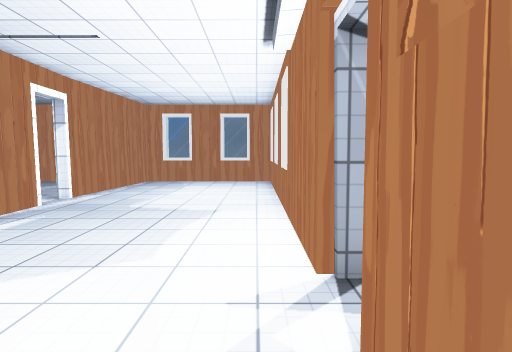
[1] (above)

18 first-person views from a walk through a scene from a Unity 3-D project. The camera is 1.4 m above the floor, tilts 4° down and sees 75° across. The floor is counted in squares, 1 m on a side. Each view is taken from the middle of a square. On the plan, view 1 faces up. The plan holds only what a view shows up to about 15 squares ahead; the rest is blank. The place goes on beyond the plan. The player character is not drawn. Some surface patterns are stand-ins.

[2]
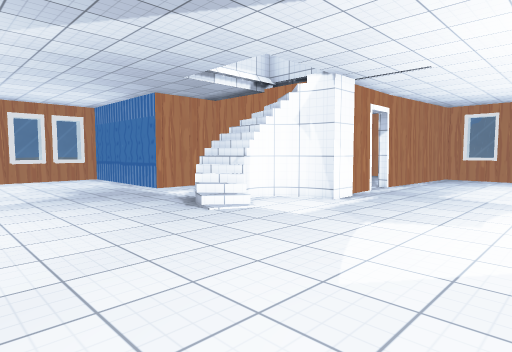

[3]
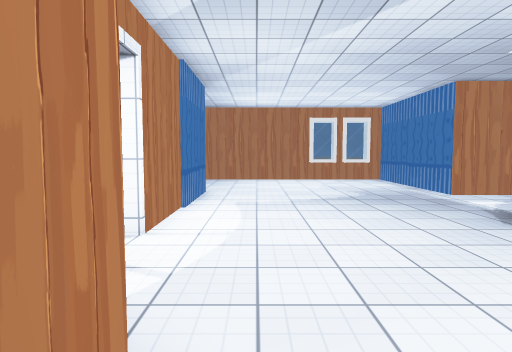

[4]
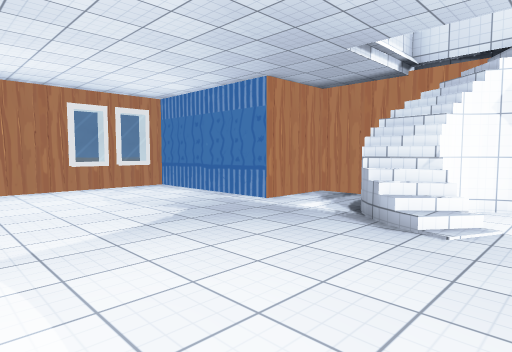

[5]
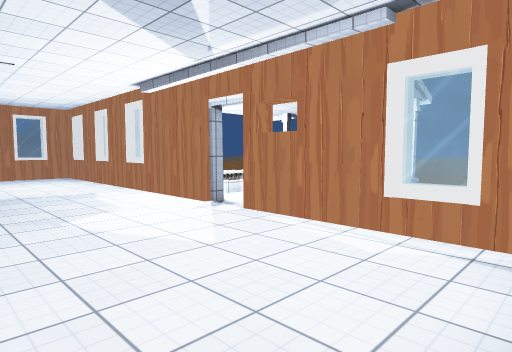

[6]
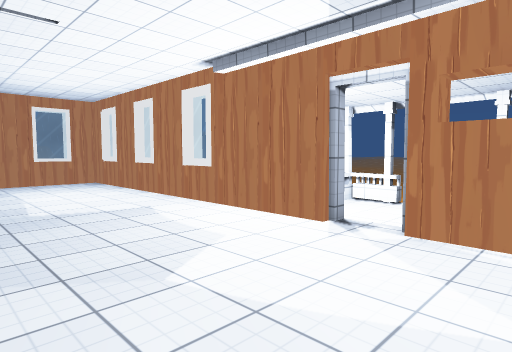

[7]
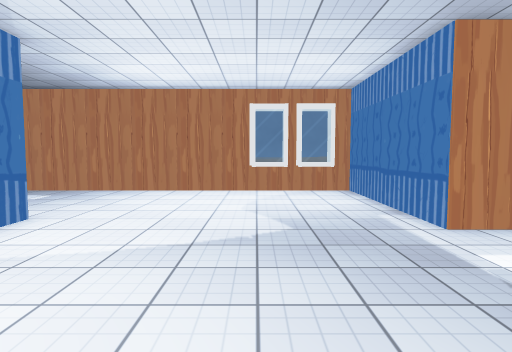

[8]
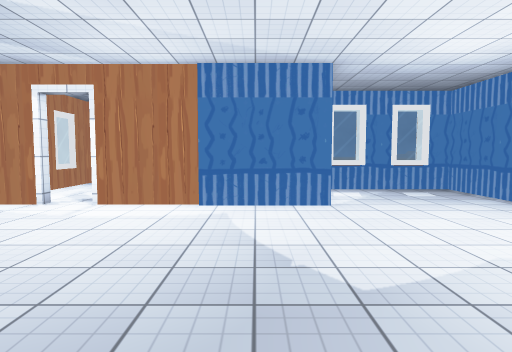

[9]
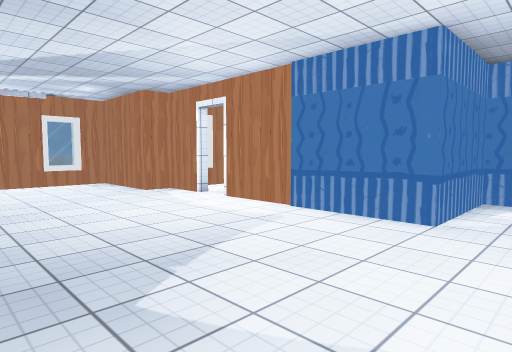

[10]
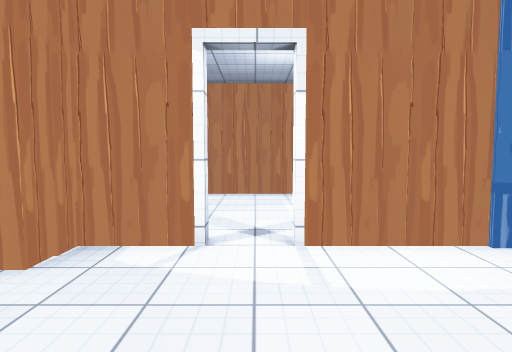

[11]
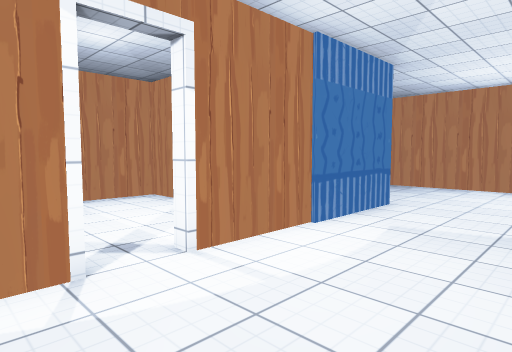

[12]
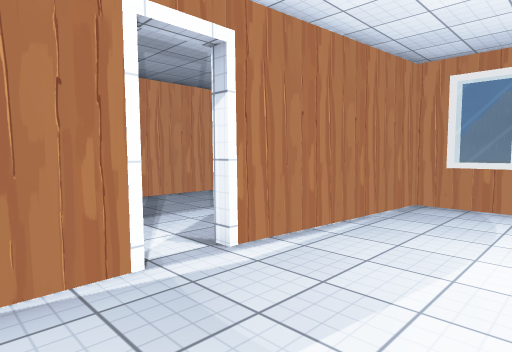

[13]
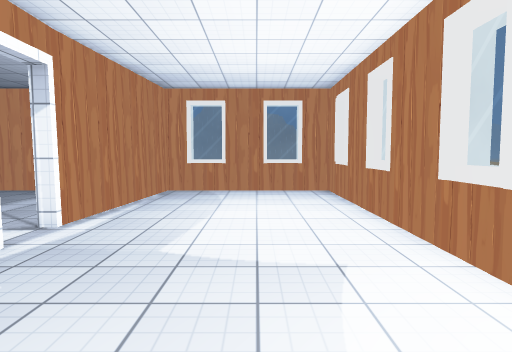

[14]
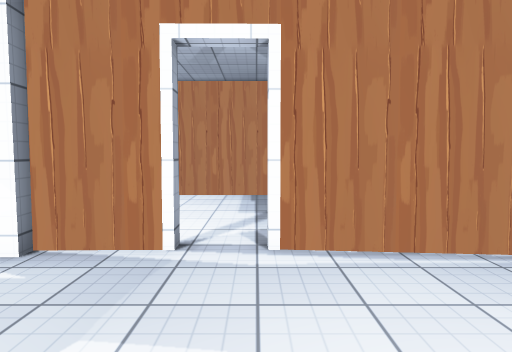

[15]
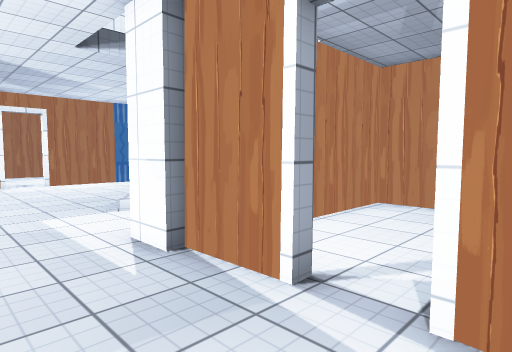

[16]
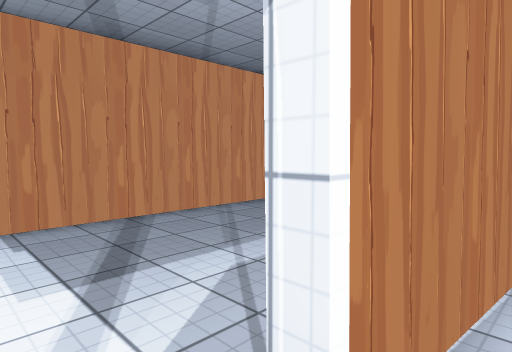

[17]
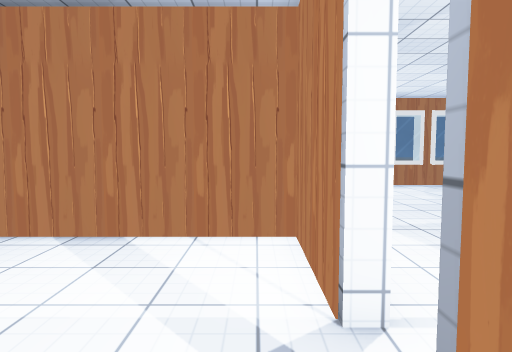

[18]
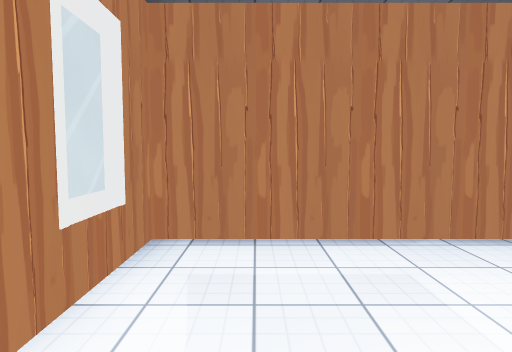

### Floor plan
Points are (right, up) in squares from view 1. A wall is a line through its corners. A room is listed if a view was taken in it or the views show most of it. See-through windows are left out.
Room 1 (views 1, 2, 3, 4, 5, 6, 7, 8, 9, 10, 11, 12, 13, 14, 15, 16)
walls: (-6.7, 5.3) (-7.1, 5); (-9, 5.6) (-9, 4.5); (-6.5, 6.7) (-8.2, 6.7); (-10.2, 6.5) (-12, 6.5) (-12, 3.5) (-18.4, 3.5) (-18.4, -8.7) (-13, -8.7) (-13, -4.9) (-6.6, -4.9) (-6.6, -5.3); (-5.7, 8.8) (-5.7, 5.6); (-5.2, -5.3) (-5.2, -4.9) (-3.3, -4.9) (-3.3, -3.9) (0.4, -3.9); (0.7, 3.8) (0.7, 16.3) (-5.3, 16.3) (-5.8, 10.2); (1.4, 3.5) (0.9, 3.5); (0.7, -3.6) (0.7, 2.2)
low walls: (-6.8, 5.7) (-7.5, 6.3)
ways out: opening at (-6, -5) to room 2; gap at (-6, 9.5) to room 3; opening at (1, 3); gap at (-9, 6)
Room 2 (views 17, 18)
walls: (-6.6, -5.3) (-9.5, -5.3) (-9.5, -11.3) (-3.3, -11.3) (-3.3, -6.8); (-4.8, -5.3) (-5.2, -5.3)
ways out: opening at (-6, -5) to room 1
Room 3 (no view inside)
walls: (-10.1, 16.3) (-12, 16.3) (-12, 6.9) (-8.9, 6.9)
ways out: gap at (-6, 9.5) to room 1

Positions as (right, up) in squares from view 1, and headings:
1: (0, 0), facing up
2: (0, -3), facing up-left
3: (-1, -3), facing left
4: (-5, -4), facing up-left
5: (-5, -4), facing up-right
6: (-5, 0), facing up-right
7: (-6, 0), facing left
8: (-11, 4), facing down
9: (-15, 2), facing down-right
10: (-6, 0), facing down
11: (-4, -1), facing down-left
12: (-2, 7), facing up-left
13: (-2, 4), facing up
14: (-1, 10), facing left
15: (-3, 11), facing down-left
16: (-5, 9), facing up-left
17: (-4, -6), facing left
18: (-5, -6), facing down
